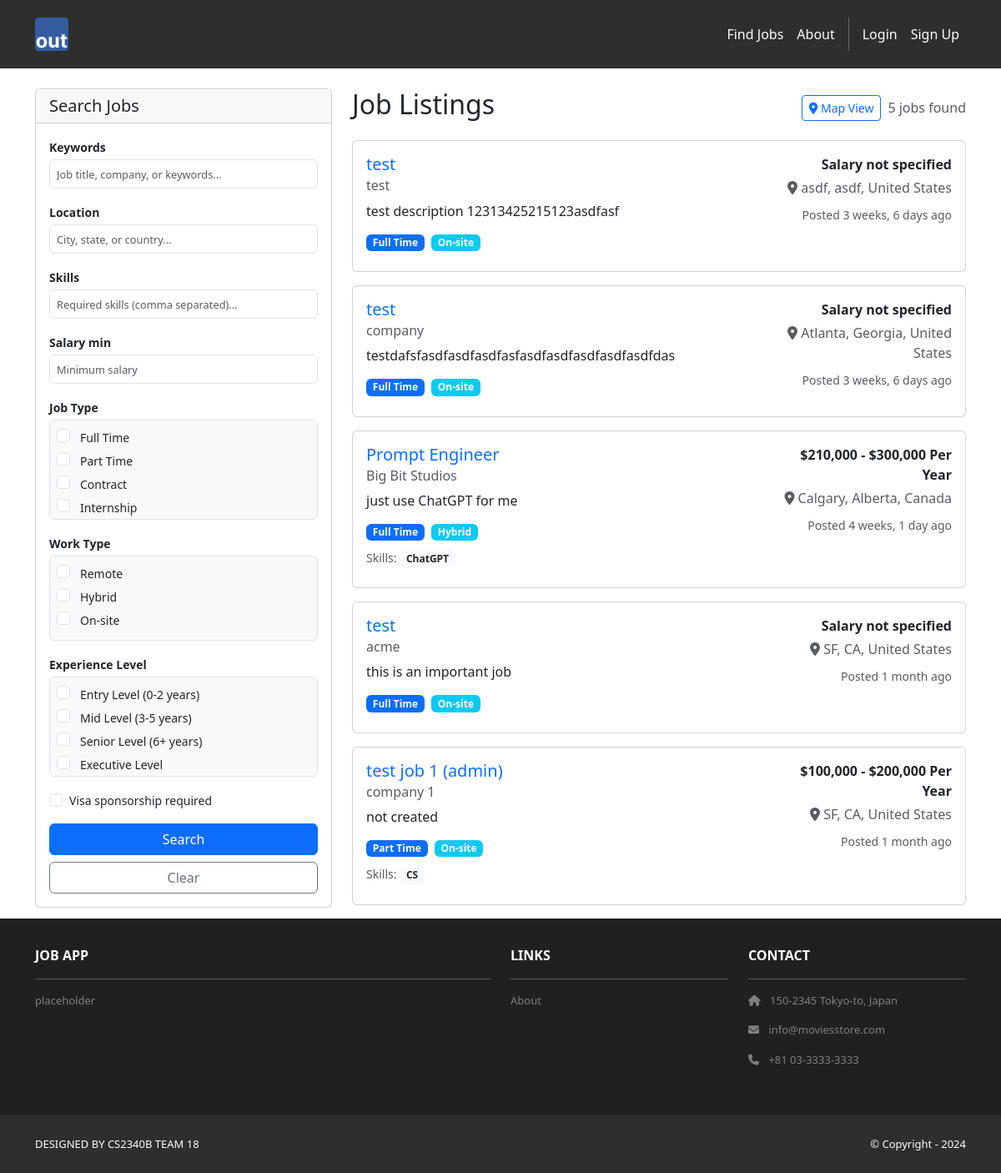
Screenshot of /jobs/ with the database file from the repository.
### jobs/models.py (models this page shows, shortened)
class Job(models.Model):
    JOB_TYPE_CHOICES = [
        ('full_time', 'Full Time'),
        ('part_time', 'Part Time'),
        ('contract', 'Contract'),
        ('internship', 'Internship'),
        ('temporary', 'Temporary'),
    ]
    REMOTE_CHOICES = [
        ('remote', 'Remote'),
        ('hybrid', 'Hybrid'),
        ('onsite', 'On-site'),
    ]
    EXPERIENCE_CHOICES = [
        ('entry', 'Entry Level (0-2 years)'),
        ('mid', 'Mid Level (3-5 years)'),
        ('senior', 'Senior Level (6+ years)'),
        ('executive', 'Executive Level'),
    ]
    title = models.CharField(max_length=200)
    company = models.CharField(max_length=200)
    description = models.TextField()
    requirements = models.TextField(help_text="Job requirements and qualifications")
    posted_by = models.ForeignKey(User, on_delete=models.CASCADE, related_name='posted_jobs')
    job_type = models.CharField(max_length=20, choices=JOB_TYPE_CHOICES, default='full_time')
    remote_type = models.CharField(max_length=20, choices=REMOTE_CHOICES, default='onsite')
    experience_level = models.CharField(max_length=20, choices=EXPERIENCE_CHOICES, default='mid')
    salary_min = models.DecimalField(max_digits=10, decimal_places=2, null=True, blank=True)
    salary_max = models.DecimalField(max_digits=10, decimal_places=2, null=True, blank=True)
    salary_currency = models.CharField(max_length=3, default='USD')
    salary_period = models.CharField(max_length=20, choices=[
        ('hourly', 'Per Hour'),
        ('monthly', 'Per Month'),
        ('yearly', 'Per Year'),
    ], default='yearly')
    city = models.CharField(max_length=100)
    state = models.CharField(max_length=100)
    country = models.CharField(max_length=100, default='United States')
    postal_code = models.CharField(max_length=20, blank=True)
    latitude = models.DecimalField(max_digits=9, decimal_places=6, null=True, blank=True, help_text="Latitude for map display")
    longitude = models.DecimalField(max_digits=9, decimal_places=6, null=True, blank=True, help_text="Longitude for map display")
    full_address = models.TextField(blank=True, help_text="Full address for geocoding and display")
    required_skills = models.TextField(blank=True, help_text="Required skills, separated by commas")
    preferred_skills = models.TextField(blank=True, help_text="Preferred skills, separated by commas")
    visa_sponsorship = models.BooleanField(default=False, help_text="Visa sponsorship available")
    benefits = models.TextField(blank=True, help_text="Benefits and perks")
    is_active = models.BooleanField(default=True)
    application_deadline = models.DateField(null=True, blank=True)
    created_at = models.DateTimeField(auto_now_add=True)
    updated_at = models.DateTimeField(auto_now=True)
    class Meta:
        ordering = ['-created_at']
        verbose_name = 'Job Posting'
        verbose_name_plural = 'Job Postings'
    def get_location_display(self):
        return f"{self.city}, {self.state}, {self.country}"
    def get_salary_display(self):
        if self.salary_min and self.salary_max:
            return f"${self.salary_min:,.0f} - ${self.salary_max:,.0f} {self.get_salary_period_display()}"
        elif self.salary_min:
            return f"${self.salary_min:,.0f}+ {self.get_salary_period_display()}"
        return "Salary not specified"
    def get_required_skills_list(self):
        if self.required_skills:
            return [skill.strip() for skill in self.required_skills.split(',') if skill.strip()]
        return []

### jobs/views.py (the view, shortened to what this page needs)
# urls.py: path('', views.job_list, name='list'),
def job_list(request):
    form = JobSearchForm(request.GET or None)
    jobs = Job.objects.filter(is_active=True)
    paginator = Paginator(jobs, 10)  # Show 10 jobs per page
    page_number = request.GET.get('page')
    page_obj = paginator.get_page(page_number)
    context = {
        'template_data': {
            'title': 'Find Jobs',
            'user_type': getattr(request.user.userprofile, 'user_type', None) if request.user.is_authenticated else None
        },
        'form': form,
        'page_obj': page_obj,
        'jobs_count': jobs.count()
    }
    return render(request, 'jobs/job_list.html', context)

### jobs/templates/jobs/job_list.html (shortened to what this page needs)
{% extends 'base.html' %}
{% block content %}
<div class="container mt-4">
    <div class="row">
        <div class="col-lg-4 col-md-5">
            <div class="card">
                <div class="card-header">
                    <h5 class="mb-0">Search Jobs</h5>
                </div>
                <div class="card-body">
                    <form method="GET">
                        <div class="mb-3">
                            <label class="form-label small">{{ form.keywords.label }}</label>
                            {{ form.keywords }}
                        </div>
                        <div class="mb-3">
                            <label class="form-label small">{{ form.location.label }}</label>
                            {{ form.location }}
                        </div>
                        <div class="mb-3">
                            <label class="form-label small">{{ form.skills.label }}</label>
                            {{ form.skills }}
                        </div>
                        <div class="mb-3">
                            <label class="form-label small">{{ form.salary_min.label }}</label>
                            {{ form.salary_min }}
                        </div>
                        <div class="mb-3">
                            <label class="form-label small">Job Type</label>
                            <div class="form-check-container">
                                {% for value, label in form.job_type.field.choices %}
                                    <div class="form-check form-check-sm">
                                        <input type="checkbox" class="form-check-input"
                                               name="job_type" value="{{ value }}" id="id_job_type_{{ forloop.counter0 }}"
                                               {% if value in request.GET.job_type %}checked{% endif %}>
                                        <label class="form-check-label small" for="id_job_type_{{ forloop.counter0 }}">
                                            {{ label }}
                                        </label>
                                    </div>
                                {% endfor %}
                            </div>
                        </div>
                        <div class="mb-3">
                            <label class="form-label small">Work Type</label>
                            <div class="form-check-container">
                                {% for value, label in form.remote_type.field.choices %}
                                    <div class="form-check form-check-sm">
                                        <input type="checkbox" class="form-check-input"
                                               name="remote_type" value="{{ value }}" id="id_remote_type_{{ forloop.counter0 }}"
                                               {% if value in request.GET.remote_type %}checked{% endif %}>
                                        <label class="form-check-label small" for="id_remote_type_{{ forloop.counter0 }}">
                                            {{ label }}
                                        </label>
                                    </div>
                                {% endfor %}
                            </div>
                        </div>
                        <div class="mb-3">
                            <label class="form-label small">Experience Level</label>
                            <div class="form-check-container">
                                {% for choice in form.experience_level %}
                                    <div class="form-check form-check-sm">
                                        {{ choice.tag }}
                                        <label class="form-check-label small" for="{{ choice.id_for_label }}">
                                            {{ choice.choice_label }}
                                        </label>
                                    </div>
                                {% endfor %}
                            </div>
                        </div>
                        <div class="mb-3">
                            <div class="form-check">
                                <input type="checkbox" class="form-check-input" name="visa_sponsorship"
                                       id="id_visa_sponsorship" value="on"
                                       {% if request.GET.visa_sponsorship %}checked{% endif %}>
                                <label class="form-check-label small" for="id_visa_sponsorship">
                                    Visa sponsorship required
                                </label>
                            </div>
                        </div>
                        <div class="d-grid gap-2">
                            <button type="submit" class="btn btn-primary">Search</button>
                            <a href="{% url 'jobs:list' %}" class="btn btn-outline-secondary">Clear</a>
                        </div>
                    </form>
                </div>
            </div>
        </div>
        <div class="col-lg-8 col-md-7">
            <div class="d-flex justify-content-between align-items-center mb-3">
                <h2>Job Listings</h2>
                <div class="d-flex align-items-center gap-2">
                    <a href="{% url 'jobs:map' %}" class="btn btn-outline-primary btn-sm">
                        <i class="fas fa-map-marker-alt"></i> Map View
                    </a>
                    <span class="text-muted">{{ jobs_count }} jobs found</span>
                </div>
            </div>
            {% if page_obj %}
                {% for job in page_obj %}
                <div class="card mb-3">
                    <div class="card-body">
                        <div class="row">
                            <div class="col-md-8">
                                <h5 class="card-title">
                                    <a href="{% url 'jobs:detail' job.pk %}" class="text-decoration-none">
                                        {{ job.title }}
                                    </a>
                                </h5>
                                <h6 class="card-subtitle mb-2 text-muted">{{ job.company }}</h6>
                                <p class="card-text">{{ job.description|truncatewords:30 }}</p>
                                <div class="d-flex flex-wrap gap-2 mb-2">
                                    <span class="badge bg-primary">{{ job.get_job_type_display }}</span>
                                    <span class="badge bg-info">{{ job.get_remote_type_display }}</span>
                                </div>
                                {% if job.get_required_skills_list %}
                                    <div class="mb-2">
                                        <small class="text-muted">Skills: </small>
                                        {% for skill in job.get_required_skills_list|slice:":5" %}
                                            <span class="badge bg-light text-dark">{{ skill }}</span>
                                        {% endfor %}
                                    </div>
                                {% endif %}
                            </div>
                            <div class="col-md-4 text-end">
                                <p class="mb-1"><strong>{{ job.get_salary_display }}</strong></p>
                                <p class="text-muted mb-2">
                                    <i class="fas fa-map-marker-alt"></i> {{ job.get_location_display }}
                                </p>
                                <small class="text-muted">Posted {{ job.created_at|timesince }} ago</small>
                            </div>
                        </div>
                    </div>
                </div>
                {% empty %}
                <div class="text-center py-5">
                    <h4>No jobs found</h4>
                    <p class="text-muted">Try adjusting your search criteria</p>
                </div>
                {% endfor %}
            {% else %}
                <div class="text-center py-5">
                    <h4>No jobs available</h4>
                    <p class="text-muted">Check back later for new opportunities</p>
                </div>
            {% endif %}
        </div>
    </div>
</div>
{% endblock %}

### jobapp/static/css/style.css (style rules this page uses)
.form-check-container { max-height: 120px; overflow-y: auto; border: 1px solid #dee2e6; border-radius: 0.375rem; padding: 0.5rem; background-color: #f8f9fa; }
.form-check-sm { margin-bottom: 0.25rem; }
.form-check-sm .form-check-input { margin-top: 0.1rem; }
.form-check-sm .form-check-label { font-size: 0.875rem; margin-left: 0.25rem; }
.form-label.small { font-size: 0.875rem; font-weight: 600; margin-bottom: 0.25rem; }
.card-body .form-control { font-size: 0.875rem; padding: 0.375rem 0.5rem; }
.card-body .form-control::placeholder { font-size: 0.8rem; }

### rows the page displays
Job: title "test", company "test", description "test description 12313425215123asdfasf", job_type "Full Time", remote_type "On-site", salary "Salary not specified", location "asdf, asdf, United States", created_at "3 weeks, 6 days"
Job: title "test", company "company", description "testdafsfasdfasdfasdfasfasdfasdfasdfasdfasdfdas", job_type "Full Time", remote_type "On-site", salary "Salary not specified", location "Atlanta, Georgia, United States", created_at "3 weeks, 6 days"
Job: title "Prompt Engineer", company "Big Bit Studios", description "just use ChatGPT for me", job_type "Full Time", remote_type "Hybrid", get_required_skills_list "ChatGPT", salary "$210,000 - $300,000 Per Year", location "Calgary, Alberta, Canada", created_at "4 weeks, 1 day"
Job: title "test", company "acme", description "this is an important job", job_type "Full Time", remote_type "On-site", salary "Salary not specified", location "SF, CA, United States", created_at "1 month"
Job: title "test job 1 (admin)", company "company 1", description "not created", job_type "Part Time", remote_type "On-site", get_required_skills_list "CS", salary "$100,000 - $200,000 Per Year", location "SF, CA, United States", created_at "1 month"

### other values shown
{{ label }} "Full Time" "Part Time" "Contract" "Internship"
{{ label }} "Remote" "Hybrid" "On-site"
{{ choice.choice_label }} "Entry Level (0-2 years)" "Mid Level (3-5 years)" "Senior Level (6+ years)" "Executive Level"
{{ jobs_count }} "5"
